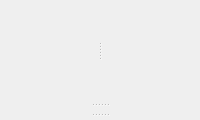
<?xml version="1.0" encoding="UTF-8"?>
<ui version="4.0">
 <class>Form</class>
 <widget class="QWidget" name="Form">
  <property name="sizePolicy">
   <sizepolicy hsizetype="Expanding" vsizetype="Expanding">
    <horstretch>0</horstretch>
    <verstretch>0</verstretch>
   </sizepolicy>
  </property>
  <property name="windowTitle">
   <string>Form</string>
  </property>
  <layout class="QVBoxLayout" name="verticalLayout">
   <property name="spacing">
    <number>6</number>
   </property>
   <property name="leftMargin">
    <number>0</number>
   </property>
   <property name="topMargin">
    <number>0</number>
   </property>
   <property name="rightMargin">
    <number>0</number>
   </property>
   <property name="bottomMargin">
    <number>0</number>
   </property>
   <item>
    <widget class="QSplitter" name="splitter_2">
     <property name="lineWidth">
      <number>1</number>
     </property>
     <property name="midLineWidth">
      <number>0</number>
     </property>
     <property name="orientation">
      <enum>Qt::Vertical</enum>
     </property>
     <property name="opaqueResize">
      <bool>true</bool>
     </property>
     <property name="handleWidth">
      <number>10</number>
     </property>
     <property name="childrenCollapsible">
      <bool>false</bool>
     </property>
     <widget class="QSplitter" name="splitter">
      <property name="sizePolicy">
       <sizepolicy hsizetype="Expanding" vsizetype="Expanding">
        <horstretch>0</horstretch>
        <verstretch>0</verstretch>
       </sizepolicy>
      </property>
      <property name="minimumSize">
       <size>
        <width>0</width>
        <height>100</height>
       </size>
      </property>
      <property name="orientation">
       <enum>Qt::Horizontal</enum>
      </property>
      <property name="handleWidth">
       <number>10</number>
      </property>
      <property name="childrenCollapsible">
       <bool>false</bool>
      </property>
      <widget class="FilterCircles" name="fw_circles" native="true"/>
      <widget class="FilterCollections" name="fw_collections" native="true"/>
     </widget>
     <widget class="FilterDatasets" name="fw_datasets" native="true"/>
     <widget class="FilterResources" name="fw_resources" native="true"/>
    </widget>
   </item>
  </layout>
 </widget>
 <customwidgets>
  <customwidget>
   <class>FilterCircles</class>
   <extends>QWidget</extends>
   <header>dcoraid.gui.dbview.filter_views</header>
   <container>1</container>
  </customwidget>
  <customwidget>
   <class>FilterCollections</class>
   <extends>QWidget</extends>
   <header>dcoraid.gui.dbview.filter_views</header>
   <container>1</container>
  </customwidget>
  <customwidget>
   <class>FilterDatasets</class>
   <extends>QWidget</extends>
   <header>dcoraid.gui.dbview.filter_views</header>
   <container>1</container>
  </customwidget>
  <customwidget>
   <class>FilterResources</class>
   <extends>QWidget</extends>
   <header>dcoraid.gui.dbview.filter_views</header>
   <container>1</container>
  </customwidget>
 </customwidgets>
 <resources/>
 <connections/>
</ui>
